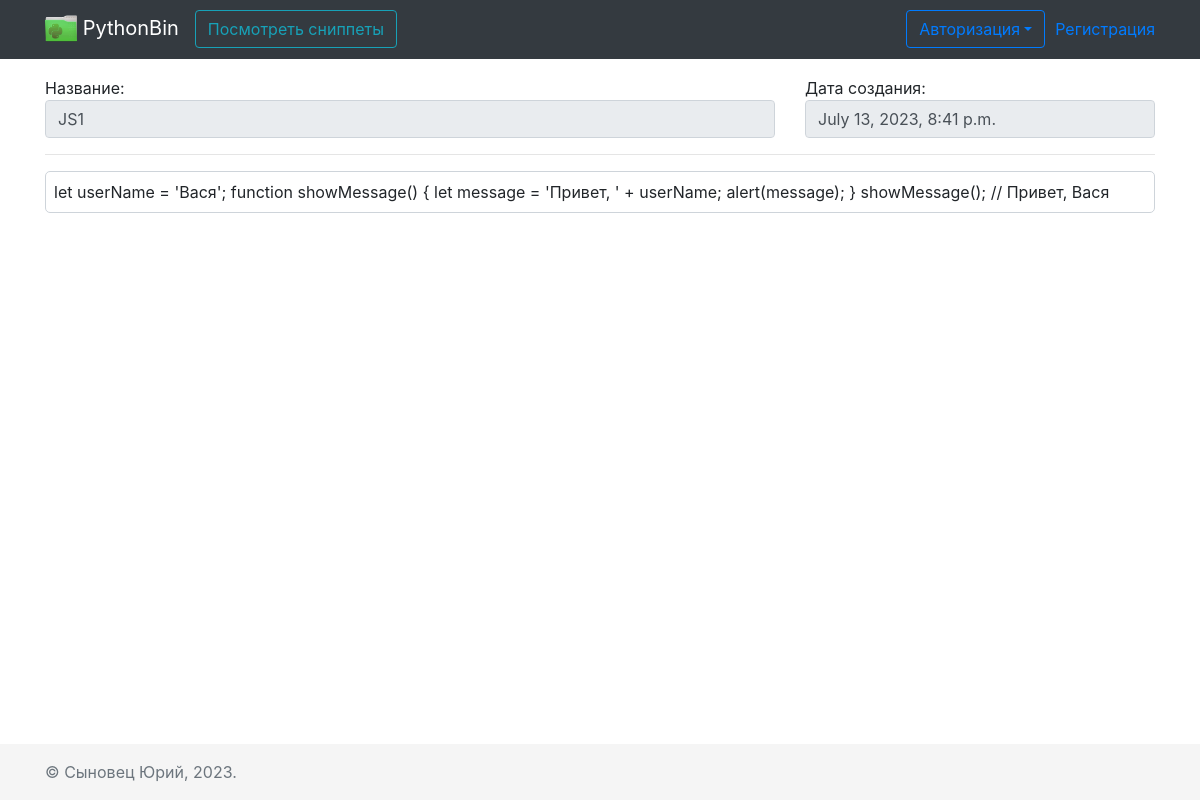
The page /snippets/29 on the database its author committed.
### MainApp/models.py (models this page shows, shortened)
class Snippet(models.Model):
    name = models.CharField(max_length=100)
    lang = models.CharField(max_length=30, choices=LTNGS)
    code = models.TextField(max_length=5000)
    creation_date = models.DateTimeField(auto_now=True)
    user = models.ForeignKey(to=User, on_delete=models.CASCADE, blank=True, null=True)
    public = models.BooleanField(default=True)

### MainApp/views.py (the view)
# urls.py: path('snippets/<int:id>', views.snippets_detail, name='snippet-detail'),
def snippets_detail(request, id=0):
    try:
        snippet = Snippet.objects.get(id=id)
        context = {'pagename': 'Просмотр кода сниппета',
                   'snippet': snippet}
        return render(request, 'pages/view_snippets_detail.html', context)
    except Exception as err:
        print(f'to log? get item id={id} err: {err}')
        return HttpResponse(f'Snippet с id={id} не существует')

### templates/pages/view_snippets_detail.html (shortened to what this page needs)
{% extends "base.html" %}
{% load static %}
{% load i18n %}
{% load pygmentize %}
{% block content %}
<div class="container">
    <fieldset disabled>
       <div class="row disabled">
           <div class="col col-8">
               Название: <input type="text" value="{{ snippet.name }}" class="form-control">
           </div>
           <div class="col col-4">
               Дата создания:<input type="text" value="{{ snippet.creation_date }}" class="form-control">
           </div>
       </div>
       <hr>
       <div class="row">
           <div class="col">
               <div class="p-2 h-100" style="border:1px solid #ced4da; border-radius:5px;">
                   {{ snippet.code|pygmentize:snippet.lang }}
               </div>
           </div>
       </div>
    </fieldset>
</div>
{% endblock %}

### templates/base.html (style rules this page uses)
main > .container { padding: 60px 15px 0; }

### rows shown on the page
Snippet: name "JS1", creation_date "July 13, 2023, 8:41 p.m.", code|pygmentize "let userName = 'Вася'; function showMessage() { let message = 'Привет, ' + userName; alert(message); } showMessage(); // Привет, Вася"
